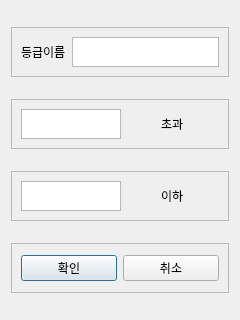
<?xml version="1.0" encoding="UTF-8"?>
<ui version="4.0">
 <class>dialog</class>
 <widget class="QDialog" name="dialog">
  <property name="geometry">
   <rect>
    <x>0</x>
    <y>0</y>
    <width>240</width>
    <height>320</height>
   </rect>
  </property>
  <property name="windowTitle">
   <string>등급수정</string>
  </property>
  <layout class="QVBoxLayout" name="verticalLayout">
   <item>
    <widget class="QFrame" name="frame">
     <property name="maximumSize">
      <size>
       <width>16777215</width>
       <height>50</height>
      </size>
     </property>
     <property name="frameShape">
      <enum>QFrame::StyledPanel</enum>
     </property>
     <property name="frameShadow">
      <enum>QFrame::Raised</enum>
     </property>
     <layout class="QHBoxLayout" name="horizontalLayout">
      <item>
       <widget class="QLabel" name="label">
        <property name="text">
         <string>등급이름</string>
        </property>
       </widget>
      </item>
      <item>
       <widget class="QPlainTextEdit" name="stndName"/>
      </item>
     </layout>
    </widget>
   </item>
   <item>
    <widget class="QFrame" name="frame_2">
     <property name="maximumSize">
      <size>
       <width>16777215</width>
       <height>50</height>
      </size>
     </property>
     <property name="frameShape">
      <enum>QFrame::StyledPanel</enum>
     </property>
     <property name="frameShadow">
      <enum>QFrame::Raised</enum>
     </property>
     <layout class="QHBoxLayout" name="horizontalLayout_2">
      <item alignment="Qt::AlignRight|Qt::AlignVCenter">
       <widget class="QPlainTextEdit" name="stndGre">
        <property name="maximumSize">
         <size>
          <width>100</width>
          <height>16777215</height>
         </size>
        </property>
       </widget>
      </item>
      <item alignment="Qt::AlignHCenter">
       <widget class="QLabel" name="label_2">
        <property name="text">
         <string>초과</string>
        </property>
       </widget>
      </item>
     </layout>
    </widget>
   </item>
   <item>
    <widget class="QFrame" name="frame_3">
     <property name="maximumSize">
      <size>
       <width>16777215</width>
       <height>50</height>
      </size>
     </property>
     <property name="frameShape">
      <enum>QFrame::StyledPanel</enum>
     </property>
     <property name="frameShadow">
      <enum>QFrame::Raised</enum>
     </property>
     <layout class="QHBoxLayout" name="horizontalLayout_3">
      <item alignment="Qt::AlignHCenter">
       <widget class="QPlainTextEdit" name="stndLess">
        <property name="maximumSize">
         <size>
          <width>100</width>
          <height>16777215</height>
         </size>
        </property>
       </widget>
      </item>
      <item alignment="Qt::AlignHCenter">
       <widget class="QLabel" name="label_3">
        <property name="text">
         <string>이하</string>
        </property>
       </widget>
      </item>
     </layout>
    </widget>
   </item>
   <item>
    <widget class="QFrame" name="frame_4">
     <property name="maximumSize">
      <size>
       <width>16777215</width>
       <height>50</height>
      </size>
     </property>
     <property name="frameShape">
      <enum>QFrame::StyledPanel</enum>
     </property>
     <property name="frameShadow">
      <enum>QFrame::Raised</enum>
     </property>
     <layout class="QHBoxLayout" name="horizontalLayout_4">
      <item>
       <widget class="QPushButton" name="btnOK">
        <property name="text">
         <string>확인</string>
        </property>
       </widget>
      </item>
      <item>
       <widget class="QPushButton" name="btnCancel">
        <property name="text">
         <string>취소</string>
        </property>
       </widget>
      </item>
     </layout>
    </widget>
   </item>
  </layout>
 </widget>
 <resources/>
 <connections/>
</ui>
